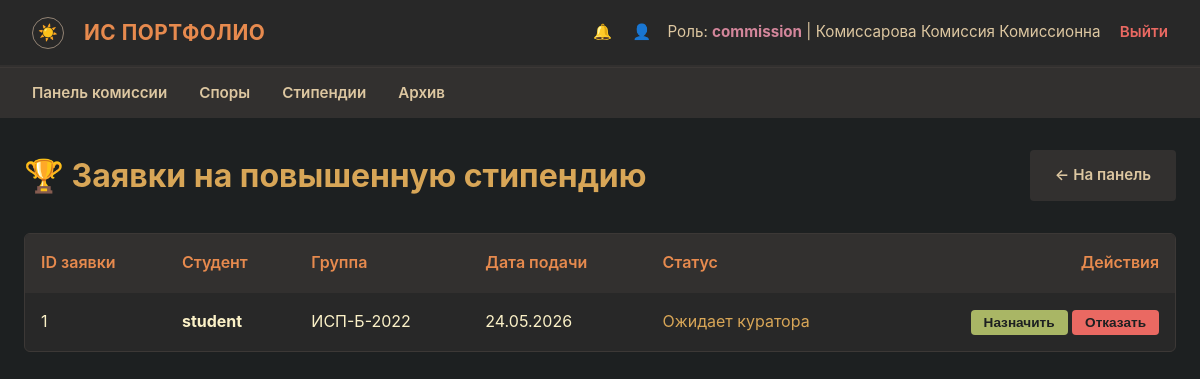
The page /commission/scholarships (signed in) on the database its author committed.
### models.py (models this page shows, shortened)
class User(db.Model, UserMixin):
    __tablename__ = 'users'
    id: int = db.Column(db.Integer, primary_key=True)
    username: str = db.Column(db.String(50), unique=True, nullable=False)
    password_hash: str = db.Column(db.String(256), nullable=False)
    role: str = db.Column(db.String(20), nullable=False)
    last_name: Optional[str] = db.Column(db.String(50), nullable=True)
    first_name: Optional[str] = db.Column(db.String(50), nullable=True)
    patronymic: Optional[str] = db.Column(db.String(50), nullable=True)
    group_name: Optional[str] = db.Column(db.String(20), nullable=True)
    group_id: Optional[int] = db.Column(db.Integer, db.ForeignKey('groups.id'), nullable=True)
    events = db.relationship('Event', backref='student', lazy=True, cascade='all, delete-orphan')
    notifications = db.relationship('Notification', backref='user', lazy=True, cascade='all, delete-orphan')
    scholarship_requests = db.relationship('ScholarshipRequest', backref='student', lazy=True, cascade='all, delete-orphan')
    curated_groups = db.relationship('Group', foreign_keys='Group.curator_id',
                                     back_populates='curator', lazy='select')

class ScholarshipRequest(db.Model):
    __tablename__ = 'scholarship_requests'
    id: int = db.Column(db.Integer, primary_key=True)
    student_id: int = db.Column(db.Integer, db.ForeignKey('users.id'), nullable=False)
    status: str = db.Column(db.String(30), default=ScholarshipStatus.UNDER_CURATOR_REVIEW, nullable=False)
    created_at: datetime = db.Column(db.DateTime, default=datetime.utcnow, nullable=False)
    commission_reviewed_at: Optional[datetime] = db.Column(db.DateTime, nullable=True)

### routes/commission.py (the view)
    @app.route('/commission/scholarships')
    @login_required
    def commission_scholarships():
        if current_user.role != UserRole.COMMISSION:
            abort(403)
        scholarship_requests = ScholarshipRequest.query.options(
            joinedload(ScholarshipRequest.student)
        ).filter(
            ScholarshipRequest.status.in_(['under_commission_review', 'under_curator_review'])
        ).order_by(ScholarshipRequest.created_at.asc()).all()
        return render_template('commission_scholarships.html', scholarship_requests=scholarship_requests)

### helpers.py (called while the page is built)
def generate_csrf_token() -> str:
    if '_csrf_token' not in session:
        session['_csrf_token'] = secrets.token_hex(CSRF_TOKEN_BYTES)
    return session['_csrf_token']

### templates/commission_scholarships.html (shortened to what this page needs)
{% extends 'base.html' %}
{% block content %}
<div style="display: flex; justify-content: space-between; align-items: center; margin-bottom: 2rem; flex-wrap: wrap; gap: 1rem;">
    <h1 style="color: var(--yellow); margin: 0;">🏆 Заявки на повышенную стипендию</h1>
    <a href="{{ url_for('commission_dashboard') }}" class="btn" style="background-color: var(--bg2); color: var(--fg1); text-decoration: none;">← На панель</a>
</div>
<div class="table-responsive">
    <table>
        <thead>
            <tr>
                <th>ID заявки</th>
                <th>Студент</th>
                <th>Группа</th>
                <th>Дата подачи</th>
                <th>Статус</th>
                <th style="text-align: right;">Действия</th>
            </tr>
        </thead>
        <tbody>
            {% for req in scholarship_requests %}
            <tr>
                <td>{{ req.id }}</td>
                <td style="font-weight: bold; color: var(--fg0);">{{ req.student.username if req.student else 'Удаленный аккаунт' }}</td>
                <td>{{ req.student.group_name if (req.student and req.student.group_name) else '—' }}</td>
                <td>{{ req.created_at.strftime('%d.%m.%Y') }}</td>
                <td>
                    {% if req.status == 'under_curator_review' %}
                        <span style="color: var(--yellow);">Ожидает куратора</span>
                    {% else %}
                        <span style="color: var(--orange);">На рассмотрении комиссии</span>
                    {% endif %}
                </td>
                <td style="text-align: right;">
                    <form action="/commission/scholarship_decision/{{ req.id }}" method="POST" style="display: inline-block;">
                        <button type="submit" name="decision" value="approve" class="btn btn-success" style="padding: 0.25rem 0.75rem; font-size: 0.85rem;">Назначить</button>
                        <button type="submit" name="decision" value="reject" class="btn btn-danger" style="padding: 0.25rem 0.75rem; font-size: 0.85rem;">Отказать</button>
                    </form>
                </td>
            </tr>
            {% else %}
            <tr>
                <td colspan="6" style="text-align: center; color: var(--gray);">Нет активных запросов на стипендию.</td>
            </tr>
            {% endfor %}
        </tbody>
    </table>
</div>
{% endblock %}

### templates/base.html (shortened to what this page needs)
<!DOCTYPE html>
<html lang="ru">
<head>
    <link rel="stylesheet" href="{{ url_for('static', filename='css/style.css') }}">
</head>
<body>
    {% if current_user.is_authenticated %}
    <nav class="navbar">
        <div class="navbar-brand">
            <button class="theme-toggle" id="themeToggle" title="Сменить тему">☀️</button>
            ИС Портфолио
        </div>
        <div class="navbar-user">
            <a href="{{ url_for('notifications') }}" style="color: var(--fg1); text-decoration: none; margin-right: 1rem; position: relative;">
                🔔
            </a>
            <a href="{{ url_for('profile') }}" style="color: var(--fg1); text-decoration: none; margin-right: 0.75rem;">👤</a>
            Роль: <strong>{{ current_user.role }}</strong> |
            {% if current_user.last_name or current_user.first_name %}
            {{ current_user.last_name or '' }} {{ current_user.first_name or '' }} {{ current_user.patronymic or '' }}
            {% else %}
            {{ current_user.username }}
            {% endif %}
            <a href="{{ url_for('logout') }}" class="logout-link">Выйти</a>
        </div>
    </nav>
    <nav class="role-nav">
        <ul>
            {% if current_user.role == 'admin' %}
            <li><a href="{{ url_for('admin_dashboard') }}">Панель</a></li>
            <li><a href="{{ url_for('admin_users') }}">Пользователи</a></li>
            <li><a href="{{ url_for('admin_groups') }}">Группы</a></li>
            <li><a href="{{ url_for('admin_audit') }}">Аудит</a></li>
            {% elif current_user.role == 'student' %}
            <li><a href="{{ url_for('student_dashboard') }}">Моя панель</a></li>
            <li><a href="{{ url_for('student_create') }}">Создать пост</a></li>
            <li><a href="{{ url_for('student_history') }}">История</a></li>
            <li><a href="{{ url_for('rating') }}">Рейтинг</a></li>
            {% elif current_user.role == 'curator' %}
            <li><a href="{{ url_for('curator_dashboard') }}">Панель куратора</a></li>
            <li><a href="{{ url_for('curator_pending') }}">Заявки</a></li>
            <li><a href="{{ url_for('curator_resolved') }}">Журнал</a></li>
            <li><a href="{{ url_for('rating') }}">Рейтинг</a></li>
            {% elif current_user.role == 'commission' %}
            <li><a href="{{ url_for('commission_dashboard') }}">Панель комиссии</a></li>
            <li><a href="{{ url_for('commission_disputes') }}">Споры</a></li>
            <li><a href="{{ url_for('commission_scholarships') }}">Стипендии</a></li>
            <li><a href="{{ url_for('commission_archive') }}">Архив</a></li>
            {% endif %}
        </ul>
    </nav>
    {% endif %}
    <div class="container">
        {% block content %}{% endblock %}
    </div>
</body>
</html>

### static/css/style.css (style rules this page uses)
:root { --bg0: #1d2021; --bg1: #282828; --bg2: #32302f; --bg3: #3c3836; --fg0: #fbf1c7; --fg1: #ddc7a1; --red: #ea6962; --green: #a9b665; --yellow: #d8a657; --blue: #7daea3; --orange: #e78a4e; --purple: #d3869b; --gray: #928374; }
* { box-sizing: border-box; margin: 0; padding: 0; }
body { background-color: var(--bg0); color: var(--fg0); font-family: -apple-system, BlinkMacSystemFont, "Segoe UI", Roboto, Helvetica, Arial, sans-serif; font-size: 16px; line-height: 1.6; padding-bottom: 3rem; }
.navbar { background-color: var(--bg1); padding: 1rem 2rem; display: flex; justify-content: space-between; align-items: center; border-bottom: 2px solid var(--bg2); box-shadow: 0 4px 6px rgba(0, 0, 0, 0.3); }
.navbar-brand { display: flex; align-items: center; gap: 0.5rem; font-weight: 700; color: var(--orange); font-size: 1.3rem; letter-spacing: 0.5px; text-transform: uppercase; }
.navbar-user { color: var(--fg1); font-size: 0.95rem; }
.navbar-user strong { color: var(--purple); }
.logout-link { color: var(--red); text-decoration: none; margin-left: 15px; font-weight: 600; border-bottom: 1px dashed transparent; transition: border-color 0.2s ease; }
.role-nav { background-color: var(--bg2); padding: 0.75rem 2rem; border-top: 1px solid var(--bg3); }
.role-nav ul { list-style: none; display: flex; gap: 2rem; margin: 0; }
.role-nav li { display: inline; }
.role-nav a { color: var(--fg1); text-decoration: none; font-weight: 600; font-size: 0.95rem; padding: 0.5rem 0; border-bottom: 2px solid transparent; transition: border-color 0.2s ease, color 0.2s ease; }
.container { max-width: 1200px; margin: 2rem auto; padding: 0 1.5rem; }
.btn { display: inline-block; padding: 0.75rem 1.5rem; border: 1px solid transparent; border-radius: 4px; cursor: pointer; font-weight: 600; font-size: 0.95rem; text-align: center; text-decoration: none; transition: opacity 0.15s ease, transform 0.1s ease; }
.btn-success { background-color: var(--green); color: var(--bg0); }
.btn-danger { background-color: var(--red); color: var(--bg0); }
.table-responsive { width: 100%; overflow-x: auto; background-color: var(--bg1); border: 1px solid var(--bg3); border-radius: 6px; margin-top: 1.5rem; }
table { width: 100%; border-collapse: collapse; text-align: left; }
th, td { padding: 1rem; border-bottom: 1px solid var(--bg2); }
th { background-color: var(--bg2); color: var(--orange); font-weight: 600; }
tr:last-child td { border-bottom: none; }
.theme-toggle { background: none; border: 1px solid var(--gray); border-radius: 50%; width: 32px; height: 32px; display: inline-flex; align-items: center; justify-content: center; cursor: pointer; font-size: 1rem; line-height: 1; color: var(--fg1); margin-right: 0.75rem; vertical-align: middle; }

### rows shown on the page
User: role "commission", last_name "Комиссарова", first_name "Комиссия", patronymic "Комиссионна"
ScholarshipRequest: id "1", student "student", student "ИСП-Б-2022", created_at "24.05.2026", shows "Ожидает куратора"
